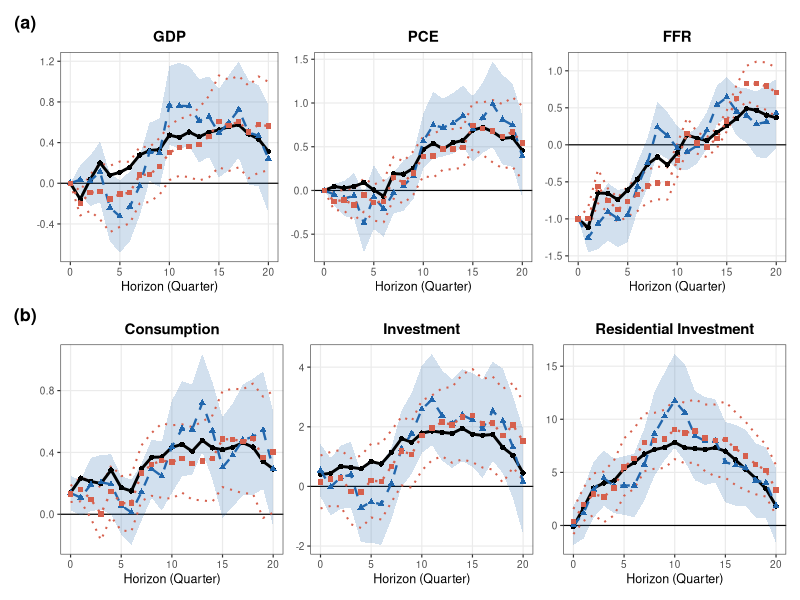
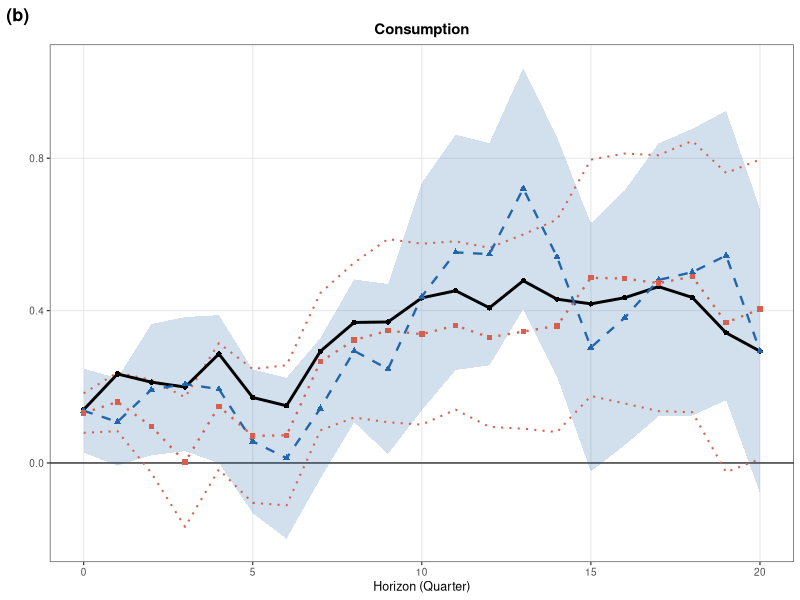
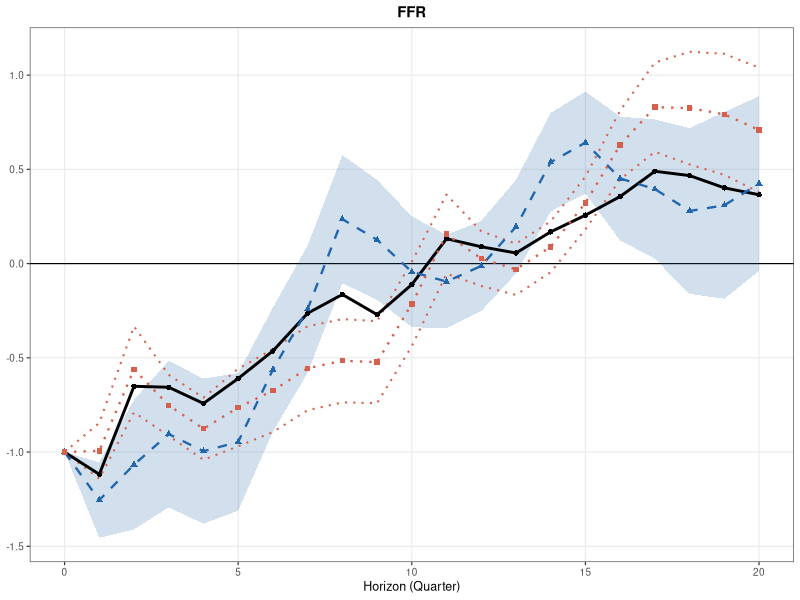
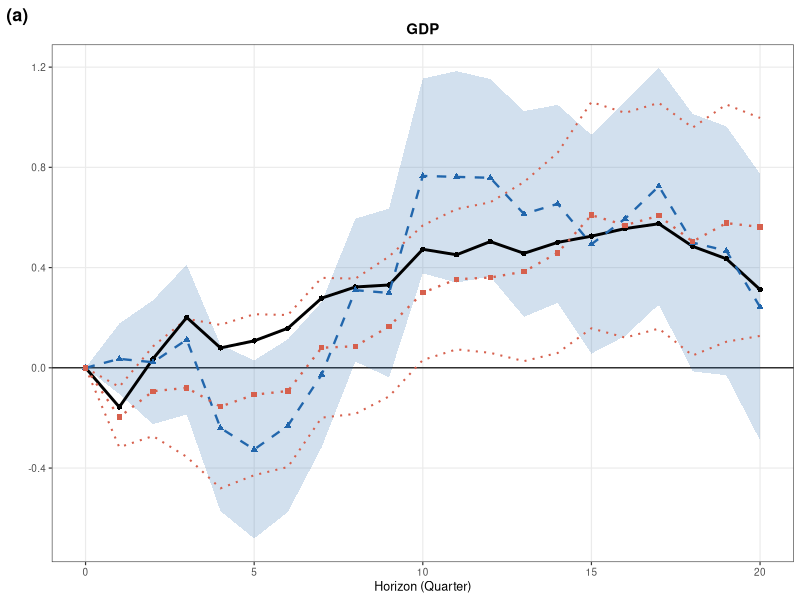
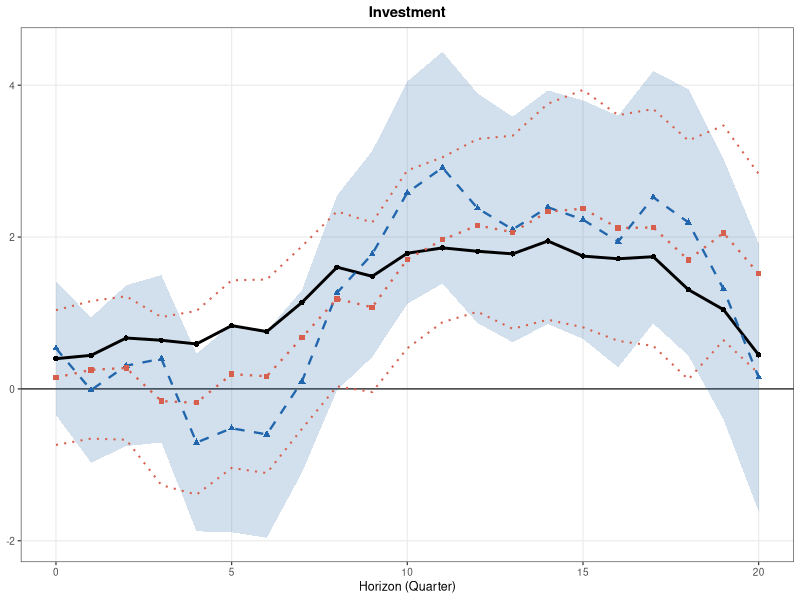
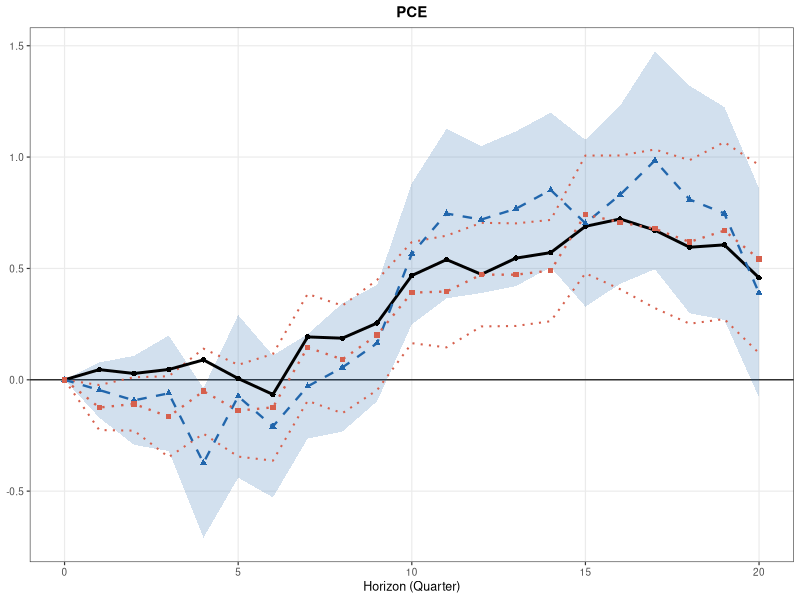
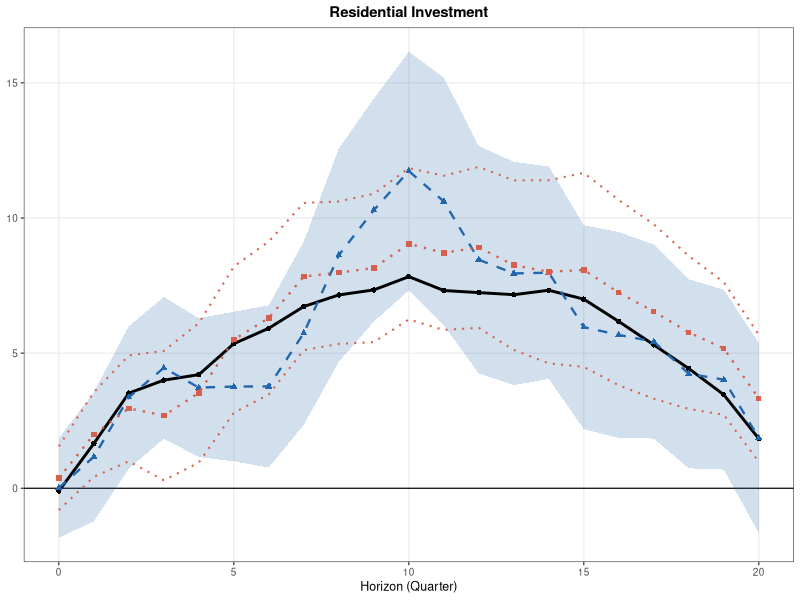
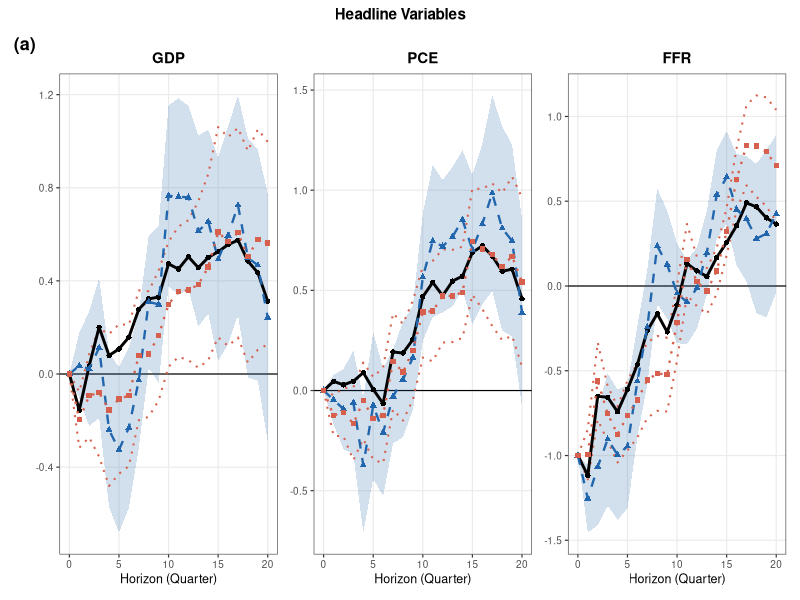

R code for these plots, in order: (Note: this script raises an error after producing the figures.)
# =============================================================================
# Fig_13.R
# IRFs to FFR shock using Macro-controlled Ct regime dummies
#
# Layout: 2 rows × 3 cols
#   Row (a) "Headline Variables":           GDP / PCE / FFR
#   Row (b) "Other Expenditure Variables":  Consumption / Investment / Residential Investment
# Each panel: Linear (black solid) + High (blue dashed + CI) + Low (red dotted + CI)
# Regime dummies derived from HP-filtered Macro Ct (Ct_macro_monthly.csv)
#
# Lab methods: lm() (Lab 4), sandwich::NeweyWest(), ggplot2 (Lab 2/4/9)
# INPUTS:  All_data.xls, Ct_macro_monthly.csv
# OUTPUT:  Fig_13.png
# =============================================================================
rm(list = ls())
library(readxl); library(sandwich); library(ggplot2); library(patchwork)

# ---------------------------------------------------------------------------
# 1. Load macro data
# ---------------------------------------------------------------------------
macro    <- read_excel("../data/All_data.xls", sheet = "Macro_data")
n        <- nrow(macro)
yr       <- seq(1975.0, by = 0.25, length.out = n)
log_GDP  <- log(as.numeric(macro$RGDP))        * 100
log_CPI  <- log(as.numeric(macro$PCE))         * 100
FFR      <- as.numeric(macro$FFR)
log_CON  <- log(as.numeric(macro$CONSUMPTION)) * 100
log_INV  <- log(as.numeric(macro$INVESTMENT))  * 100
log_RIN  <- log(as.numeric(macro$R_INVESTMET)) * 100

smpl   <- yr >= 1981.0 & yr <= 2007.75
T_smpl <- sum(smpl)
bw_fix <- floor(0.75 * T_smpl^(1/3))
cat("Sample:", T_smpl, "quarters | NW bandwidth:", bw_fix, "\n")

# ---------------------------------------------------------------------------
# 2. Build regime dummies from Macro Ct via HP filter (λ = 1600)
# ---------------------------------------------------------------------------
ct_raw <- read.csv("../data/Ct_macro_monthly.csv", header = TRUE)[, 2]
T_q    <- length(ct_raw) / 3
ct_q   <- sapply(1:T_q, function(j) mean(ct_raw[(3*(j-1)+1):(3*j)]))
yr_q   <- seq(1981.0, by = 0.25, length.out = T_q)

hp_filter <- function(y, lambda = 1600) {
  nn <- length(y)
  D  <- diff(diag(nn), differences = 2)
  trend <- solve(diag(nn) + lambda * t(D) %*% D, y)
  list(trend = as.numeric(trend), cycle = as.numeric(y - trend))
}

hp      <- hp_filter(ct_q, lambda = 1600)
pshock  <- as.integer(hp$cycle >= 0)          # 1 = high connectedness
p1_q    <- c(NA, pshock[-T_q])                # lag one quarter
n1_q    <- c(NA, as.integer(hp$cycle < 0)[-T_q])

# Map quarterly dummies onto full sample grid
idx  <- match(round(yr_q, 4), round(yr, 4))
p1   <- rep(NA, n);  p1[idx] <- p1_q
n1   <- rep(NA, n);  n1[idx] <- n1_q

cat("High-connectedness quarters:", sum(p1_q, na.rm=TRUE),
    "| Low:", sum(n1_q, na.rm=TRUE), "\n")

# ---------------------------------------------------------------------------
# 3. LP helpers
# ---------------------------------------------------------------------------
lag_vec <- function(x, l) c(rep(NA, l), x[seq_len(n - l)])

run_lp_h <- function(Y_lead, bw) {
  df <- data.frame(Y = Y_lead, SHOCK = FFR, p1 = p1, n1 = n1,
                   trend = seq_len(n), trend2 = seq_len(n)^2)
  df$p1_SHOCK <- p1 * FFR;  df$n1_SHOCK <- n1 * FFR
  for (l in 0:4) {
    df[[paste0("gdp_l", l)]]    <- lag_vec(log_GDP, l)
    df[[paste0("cpi_l", l)]]    <- lag_vec(log_CPI, l)
    df[[paste0("p1_gdp_l", l)]] <- p1 * df[[paste0("gdp_l", l)]]
    df[[paste0("n1_gdp_l", l)]] <- n1 * df[[paste0("gdp_l", l)]]
    df[[paste0("p1_cpi_l", l)]] <- p1 * df[[paste0("cpi_l", l)]]
    df[[paste0("n1_cpi_l", l)]] <- n1 * df[[paste0("cpi_l", l)]]
  }
  for (l in 1:4) {
    df[[paste0("ffr_l", l)]]    <- lag_vec(FFR, l)
    df[[paste0("p1_ffr_l", l)]] <- p1 * df[[paste0("ffr_l", l)]]
    df[[paste0("n1_ffr_l", l)]] <- n1 * df[[paste0("ffr_l", l)]]
  }
  df <- df[smpl, ];  df <- df[complete.cases(df), ]

  lin_rhs <- c("SHOCK", paste0("gdp_l", 0:4), paste0("cpi_l", 0:4),
               paste0("ffr_l", 1:4), "trend", "trend2")
  m_lin <- lm(as.formula(paste("Y ~", paste(lin_rhs, collapse = " + "))), data = df)
  V_lin <- NeweyWest(m_lin, lag = bw, prewhite = FALSE)

  sd_rhs <- c("0", "p1", "n1", "p1_SHOCK", "n1_SHOCK",
              paste0("p1_gdp_l", 0:4), paste0("n1_gdp_l", 0:4),
              paste0("p1_cpi_l", 0:4), paste0("n1_cpi_l", 0:4),
              paste0("p1_ffr_l", 1:4), paste0("n1_ffr_l", 1:4),
              "trend", "trend2")
  m_sd <- lm(as.formula(paste("Y ~", paste(sd_rhs, collapse = " + "))), data = df)
  V_sd <- NeweyWest(m_sd, lag = bw, prewhite = FALSE)

  list(b_lin = -coef(m_lin)["SHOCK"],   s_lin = sqrt(V_lin["SHOCK","SHOCK"]),
       b_H   = -coef(m_sd)["p1_SHOCK"], s_H   = sqrt(V_sd["p1_SHOCK","p1_SHOCK"]),
       b_L   = -coef(m_sd)["n1_SHOCK"], s_L   = sqrt(V_sd["n1_SHOCK","n1_SHOCK"]))
}

# ---------------------------------------------------------------------------
# 4. Run LP for all 6 variables
# ---------------------------------------------------------------------------
H_max   <- 20;  h_seq <- 0:H_max
vars_ls <- list(GDP = log_GDP, PCE = log_CPI, FFR = FFR,
                Consumption = log_CON, Investment = log_INV,
                `Residential Investment` = log_RIN)

cat("Running LP (FFR shock, Macro Ct dummies) h = 0 to", H_max, "...\n")
results <- lapply(seq_along(h_seq), function(hi) {
  h <- h_seq[hi]
  lapply(names(vars_ls), function(vname) {
    y_v <- vars_ls[[vname]]
    run_lp_h(c(y_v[(h+1):n], rep(NA, h)), bw_fix)
  }) |> setNames(names(vars_ls))
})

# ---------------------------------------------------------------------------
# 5. Compile IRF data frame
# ---------------------------------------------------------------------------
irf_df <- do.call(rbind, lapply(seq_along(h_seq), function(hi) {
  h <- h_seq[hi];  res <- results[[hi]]
  do.call(rbind, lapply(names(vars_ls), function(vname) {
    r <- res[[vname]]
    data.frame(
      h = h, var = vname,
      model = c("Linear","High","Low"),
      est   = c(r$b_lin, r$b_H,          r$b_L),
      lower = c(r$b_lin - r$s_lin, r$b_H - r$s_H, r$b_L - r$s_L),
      upper = c(r$b_lin + r$s_lin, r$b_H + r$s_H, r$b_L + r$s_L),
      stringsAsFactors = FALSE
    )
  }))
}))

var_order <- c("GDP","PCE","FFR","Consumption","Investment","Residential Investment")
irf_df$var   <- factor(irf_df$var,   levels = var_order)
irf_df$model <- factor(irf_df$model, levels = c("Linear","High","Low"))

# ---------------------------------------------------------------------------
# 6. Panel builder (Fig_10 / Fig_11 style)
# ---------------------------------------------------------------------------
make_panel <- function(vname, title_label) {
  sub  <- irf_df[irf_df$var == vname, ]
  lin  <- sub[sub$model == "Linear", ]
  high <- sub[sub$model == "High",   ]
  low  <- sub[sub$model == "Low",    ]

  ggplot() +
    geom_hline(yintercept = 0, colour = "black", linewidth = 0.4) +
    # High CI band (blue shading)
    geom_ribbon(data = high, aes(x = h, ymin = lower, ymax = upper),
                fill = "#2166ac", alpha = 0.2) +
    # Low CI boundary lines (red dotted)
    geom_line(data = low, aes(x = h, y = lower),
              colour = "#d6604d", linetype = "dotted", linewidth = 0.7) +
    geom_line(data = low, aes(x = h, y = upper),
              colour = "#d6604d", linetype = "dotted", linewidth = 0.7) +
    # Point estimates
    geom_line(data  = lin,  aes(x = h, y = est),
              colour = "black",   linetype = "solid",  linewidth = 1.0) +
    geom_point(data = lin,  aes(x = h, y = est),
               colour = "black",  shape = 16, size = 1.5) +
    geom_line(data  = high, aes(x = h, y = est),
              colour = "#2166ac", linetype = "dashed", linewidth = 0.8) +
    geom_point(data = high, aes(x = h, y = est),
               colour = "#2166ac", shape = 17, size = 1.5) +
    geom_line(data  = low,  aes(x = h, y = est),
              colour = "#d6604d", linetype = "dotted", linewidth = 0.8) +
    geom_point(data = low,  aes(x = h, y = est),
               colour = "#d6604d", shape = 15, size = 1.5) +
    scale_x_continuous(breaks = c(0, 5, 10, 15, 20)) +
    labs(x = "Horizon (Quarter)", y = NULL, title = title_label) +
    theme_bw(base_size = 9) +
    theme(panel.grid.minor = element_blank(),
          plot.title = element_text(face = "bold", hjust = 0.5))
}

# ---------------------------------------------------------------------------
# 7. Assemble 2×3 grid with centered row titles
# ---------------------------------------------------------------------------

# Row (a) — Headline Variables
p_gdp <- make_panel("GDP", "GDP") +
  labs(tag = "(a)") +
  theme(plot.tag = element_text(face = "bold", size = 13))
p_pce <- make_panel("PCE", "PCE")
p_ffr <- make_panel("FFR", "FFR")

row_a <- (p_gdp | p_pce | p_ffr) +
  plot_annotation(
    title = "Headline Variables",
    theme = theme(
      plot.title = element_text(hjust = 0.5, size = 11,
                                face = "bold", margin = margin(b = 4))
    )
  )

# Row (b) — Other Expenditure Variables
p_con <- make_panel("Consumption",           "Consumption") +
  labs(tag = "(b)") +
  theme(plot.tag = element_text(face = "bold", size = 13))
p_inv <- make_panel("Investment",            "Investment")
p_rin <- make_panel("Residential Investment","Residential Investment")

row_b <- (p_con | p_inv | p_rin) +
  plot_annotation(
    title = "Other Expenditure Variables",
    theme = theme(
      plot.title = element_text(hjust = 0.5, size = 11,
                                face = "bold", margin = margin(b = 4))
    )
  )

fig13 <- row_a / row_b
ggsave("../output/Fig_13.png", fig13, width = 12, height = 8, dpi = 200)
cat("Saved: Fig_13.png\n")
